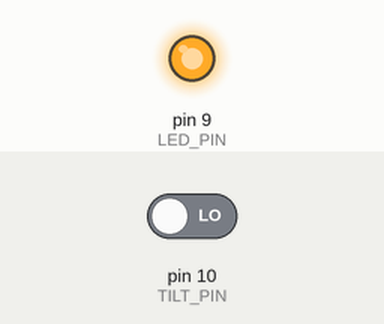
This sketch was run on a simulated Arduino Uno, built with avr-gcc and run on an emulated ATmega328P. On the bench: output pins drawn as LEDs (lit = HIGH). The test bench sets the inputs (shaded band); at power-on: pin 10 (TILT_PIN) LOW.

Above: at 1.2 s.
1.3 s: pin 10 (TILT_PIN) driven HIGH
At 2.3 s:
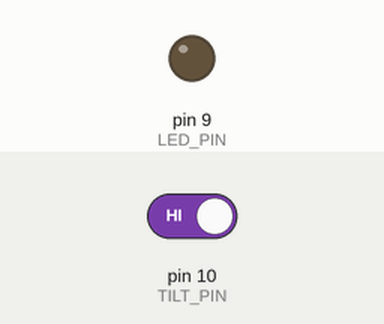
2.8 s: pin 10 (TILT_PIN) driven LOW
At 3.4 s:
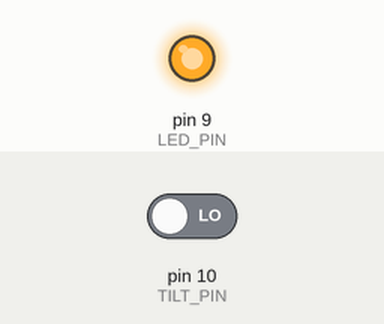
Timing chart, 0 to 5.8 s (numbered marks = the images above; inputs shaded):
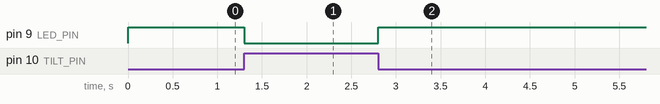

The sketch:

review2.ino
```cpp
int TILT_PIN = 10;
int LED_PIN = 9;

void setup(){
    pinMode(LED_PIN, OUTPUT);
    pinMode(TILT_PIN, INPUT);
}

void loop(){
    if(digitalRead(TILT_PIN) == HIGH){
        digitalWrite(LED_PIN, LOW);
    }
    else{
        digitalWrite(LED_PIN, HIGH);
    }
}
```

Measured:
- after the input at 1.3 s, pin 9 (LED_PIN): HIGH → LOW at once
- after the input at 2.8 s, pin 9 (LED_PIN): LOW → HIGH at once
